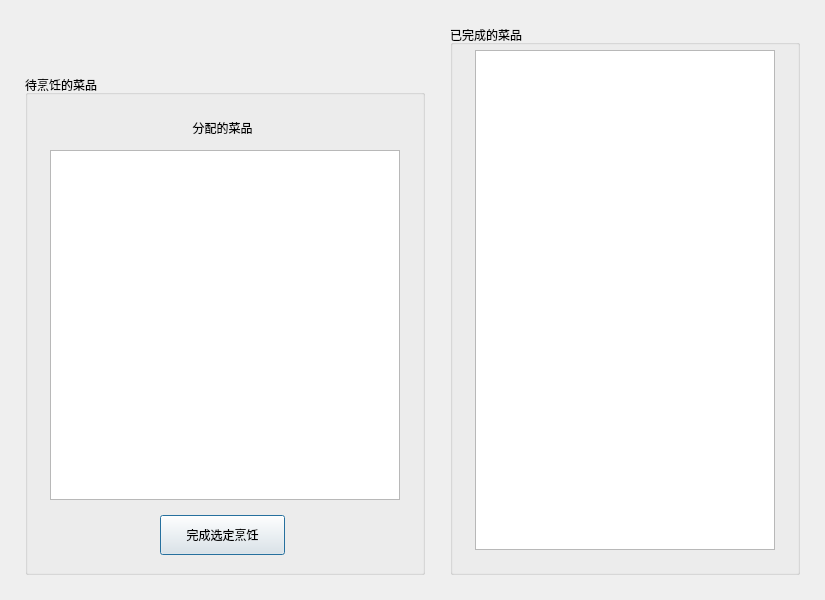
<?xml version="1.0" encoding="UTF-8"?>
<ui version="4.0">
 <class>CookView</class>
 <widget class="QDialog" name="CookView">
  <property name="geometry">
   <rect>
    <x>0</x>
    <y>0</y>
    <width>825</width>
    <height>600</height>
   </rect>
  </property>
  <property name="minimumSize">
   <size>
    <width>825</width>
    <height>600</height>
   </size>
  </property>
  <property name="maximumSize">
   <size>
    <width>825</width>
    <height>600</height>
   </size>
  </property>
  <property name="windowTitle">
   <string>厨师</string>
  </property>
  <widget class="QLabel" name="lblInfo">
   <property name="geometry">
    <rect>
     <x>25</x>
     <y>25</y>
     <width>275</width>
     <height>25</height>
    </rect>
   </property>
   <property name="text">
    <string/>
   </property>
  </widget>
  <widget class="QGroupBox" name="gbTodo">
   <property name="geometry">
    <rect>
     <x>25</x>
     <y>75</y>
     <width>400</width>
     <height>500</height>
    </rect>
   </property>
   <property name="title">
    <string>待烹饪的菜品</string>
   </property>
   <widget class="QListWidget" name="lstTodo">
    <property name="geometry">
     <rect>
      <x>25</x>
      <y>75</y>
      <width>350</width>
      <height>350</height>
     </rect>
    </property>
    <property name="editTriggers">
     <set>QAbstractItemView::NoEditTriggers</set>
    </property>
    <property name="selectionMode">
     <enum>QAbstractItemView::SingleSelection</enum>
    </property>
    <property name="selectionBehavior">
     <enum>QAbstractItemView::SelectItems</enum>
    </property>
   </widget>
   <widget class="QPushButton" name="btnFinish">
    <property name="geometry">
     <rect>
      <x>135</x>
      <y>440</y>
      <width>125</width>
      <height>40</height>
     </rect>
    </property>
    <property name="text">
     <string>完成选定烹饪</string>
    </property>
   </widget>
   <widget class="QLabel" name="lblTodo">
    <property name="geometry">
     <rect>
      <x>135</x>
      <y>40</y>
      <width>125</width>
      <height>25</height>
     </rect>
    </property>
    <property name="text">
     <string>分配的菜品</string>
    </property>
    <property name="alignment">
     <set>Qt::AlignCenter</set>
    </property>
   </widget>
  </widget>
  <widget class="QGroupBox" name="gbDone">
   <property name="geometry">
    <rect>
     <x>450</x>
     <y>25</y>
     <width>350</width>
     <height>550</height>
    </rect>
   </property>
   <property name="focusPolicy">
    <enum>Qt::NoFocus</enum>
   </property>
   <property name="title">
    <string>已完成的菜品</string>
   </property>
   <widget class="QTableView" name="tbDone">
    <property name="geometry">
     <rect>
      <x>25</x>
      <y>25</y>
      <width>300</width>
      <height>500</height>
     </rect>
    </property>
    <property name="editTriggers">
     <set>QAbstractItemView::NoEditTriggers</set>
    </property>
    <property name="selectionMode">
     <enum>QAbstractItemView::NoSelection</enum>
    </property>
   </widget>
  </widget>
 </widget>
 <layoutdefault spacing="6" margin="11"/>
 <resources/>
 <connections>
  <connection>
   <sender>lstTodo</sender>
   <signal>currentRowChanged(int)</signal>
   <receiver>CookView</receiver>
   <slot>OnSelect(int)</slot>
   <hints>
    <hint type="sourcelabel">
     <x>251</x>
     <y>167</y>
    </hint>
    <hint type="destinationlabel">
     <x>321</x>
     <y>64</y>
    </hint>
   </hints>
  </connection>
  <connection>
   <sender>btnFinish</sender>
   <signal>clicked()</signal>
   <receiver>CookView</receiver>
   <slot>CookOne()</slot>
   <hints>
    <hint type="sourcelabel">
     <x>245</x>
     <y>532</y>
    </hint>
    <hint type="destinationlabel">
     <x>431</x>
     <y>555</y>
    </hint>
   </hints>
  </connection>
 </connections>
 <slots>
  <slot>OnSelect(int)</slot>
  <slot>CookOne()</slot>
 </slots>
</ui>
